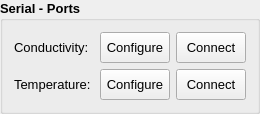
        <widget class="QGroupBox" name="groupBox_2">
         <property name="font">
          <font>
           <pointsize>10</pointsize>
           <weight>75</weight>
           <bold>true</bold>
          </font>
         </property>
         <property name="title">
          <string>Serial - Ports</string>
         </property>
         <layout class="QGridLayout" name="gridLayout_4">
          <item row="0" column="0">
           <widget class="QLabel" name="u_mid_6">
            <property name="minimumSize">
             <size>
              <width>80</width>
              <height>31</height>
             </size>
            </property>
            <property name="maximumSize">
             <size>
              <width>80</width>
              <height>31</height>
             </size>
            </property>
            <property name="font">
             <font>
              <pointsize>10</pointsize>
              <weight>50</weight>
              <italic>false</italic>
              <bold>false</bold>
              <stylestrategy>PreferAntialias</stylestrategy>
             </font>
            </property>
            <property name="text">
             <string>Conductivity:</string>
            </property>
           </widget>
          </item>
          <item row="0" column="1">
           <widget class="QPushButton" name="configureButtonConductivity">
            <property name="minimumSize">
             <size>
              <width>70</width>
              <height>0</height>
             </size>
            </property>
            <property name="maximumSize">
             <size>
              <width>70</width>
              <height>31</height>
             </size>
            </property>
            <property name="font">
             <font>
              <pointsize>10</pointsize>
              <weight>50</weight>
              <italic>false</italic>
              <bold>false</bold>
              <stylestrategy>PreferDefault</stylestrategy>
             </font>
            </property>
            <property name="text">
             <string notr="true">Configure</string>
            </property>
           </widget>
          </item>
          <item row="0" column="2">
           <widget class="QPushButton" name="cnctButtonConductivity">
            <property name="minimumSize">
             <size>
              <width>70</width>
              <height>0</height>
             </size>
            </property>
            <property name="maximumSize">
             <size>
              <width>70</width>
              <height>31</height>
             </size>
            </property>
            <property name="font">
             <font>
              <pointsize>10</pointsize>
              <weight>50</weight>
              <italic>false</italic>
              <bold>false</bold>
              <stylestrategy>PreferDefault</stylestrategy>
             </font>
            </property>
            <property name="text">
             <string notr="true">Connect</string>
            </property>
            <property name="checkable">
             <bool>true</bool>
            </property>
           </widget>
          </item>
          <item row="1" column="0">
           <widget class="QLabel" name="u_mid_5">
            <property name="minimumSize">
             <size>
              <width>80</width>
              <height>0</height>
             </size>
            </property>
            <property name="maximumSize">
             <size>
              <width>80</width>
              <height>16777215</height>
             </size>
            </property>
            <property name="font">
             <font>
              <pointsize>10</pointsize>
              <weight>50</weight>
              <italic>false</italic>
              <bold>false</bold>
              <stylestrategy>PreferAntialias</stylestrategy>
             </font>
            </property>
            <property name="text">
             <string>Temperature:</string>
            </property>
           </widget>
          </item>
          <item row="1" column="1">
           <widget class="QPushButton" name="configureButtonTemperature">
            <property name="minimumSize">
             <size>
              <width>70</width>
              <height>0</height>
             </size>
            </property>
            <property name="maximumSize">
             <size>
              <width>70</width>
              <height>31</height>
             </size>
            </property>
            <property name="font">
             <font>
              <pointsize>10</pointsize>
              <weight>50</weight>
              <italic>false</italic>
              <bold>false</bold>
              <stylestrategy>PreferDefault</stylestrategy>
             </font>
            </property>
            <property name="text">
             <string notr="true">Configure</string>
            </property>
           </widget>
          </item>
          <item row="1" column="2">
           <widget class="QPushButton" name="cnctButtonTemperature">
            <property name="minimumSize">
             <size>
              <width>70</width>
              <height>31</height>
             </size>
            </property>
            <property name="maximumSize">
             <size>
              <width>70</width>
              <height>31</height>
             </size>
            </property>
            <property name="font">
             <font>
              <pointsize>10</pointsize>
              <weight>50</weight>
              <italic>false</italic>
              <bold>false</bold>
              <stylestrategy>PreferDefault</stylestrategy>
             </font>
            </property>
            <property name="text">
             <string notr="true">Connect</string>
            </property>
            <property name="checkable">
             <bool>true</bool>
            </property>
           </widget>
          </item>
         </layout>
        </widget>
